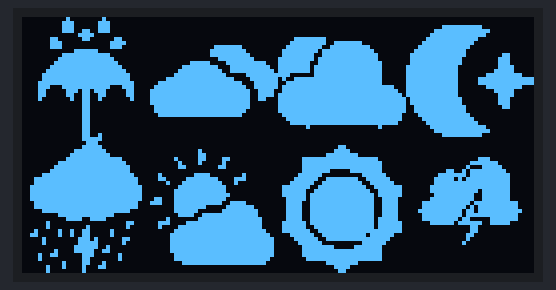
Simulated run of this sketch. Board: ESP8266 (NodeMCU). On the bench: 128×64 one-colour display.

Above: at 0.1 s.

The sketch:

U8g2WeatherPic.ino
```cpp
#include <Arduino.h>
#include <U8g2lib.h>

#ifdef U8X8_HAVE_HW_SPI
#include <SPI.h>
#endif
#ifdef U8X8_HAVE_HW_I2C
#include <Wire.h>
#endif

//U8G2_SSD1306_128X64_NONAME_1_SW_I2C u8g2(U8G2_R0, /* clock=*/ D2, /* data=*/ D1, /* reset=*/ U8X8_PIN_NONE);  //NodeOLED用這行，或部份NodeMCU系列的板子也用這行
U8G2_SSD1306_128X64_NONAME_1_SW_I2C u8g2(U8G2_R0, /* clock=*/ D2, /* data=*/ D1, /* reset=*/ U8X8_PIN_NONE);  //ESP8266板子搭配SSD1306用這行 SDA（data）/SCL（clock）
//U8G2_SSD1306_128X64_NONAME_1_HW_I2C u8g2(U8G2_R0, /* reset=*/ U8X8_PIN_NONE); //Arduino搭配SSD1306(0.96" OLED)用這行
//U8G2_SH1106_128X64_NONAME_1_HW_I2C u8g2(U8G2_R0, /* reset=*/ U8X8_PIN_NONE); //Arduino搭配SH1106(1.3" OLED)用這行
//U8G2_SSD1306_128X32_UNIVISION_1_HW_I2C u8g2(U8G2_R0, /* reset=*/ U8X8_PIN_NONE);
//Arduino搭配SSD1306(0.91" OLED)用這行

#define imgWidth  32
#define imgHeight 32  //這裡只用到32的高度

static const unsigned char PROGMEM logo_bmp1[] =                                 //下雨
{ 0X00,0X08,0X10,0X00,0X00,0X1C,0X38,0X00,0X00,0X1C,0X38,0X00,0X00,0X9C,0X39,0X00,
0X00,0XC0,0X03,0X00,0X80,0X81,0X81,0X01,0X80,0X03,0XC0,0X03,0X80,0X03,0XC0,0X01,
0X00,0XE0,0X07,0X00,0X00,0XFC,0X3F,0X00,0X00,0XFE,0X7F,0X00,0X00,0XFF,0XFF,0X00,
0X80,0XFF,0XFF,0X01,0XC0,0XFF,0XFF,0X03,0XE0,0XFF,0XFF,0X07,0XE0,0XFF,0XFF,0X07,
0XF0,0XFF,0XFF,0X0F,0X70,0XFC,0X3F,0X0E,0X30,0XB8,0X1D,0X0C,0X30,0X98,0X19,0X0C,
0X10,0X90,0X09,0X08,0X00,0X80,0X01,0X00,0X00,0X80,0X01,0X00,0X00,0X80,0X01,0X00,
0X00,0X80,0X01,0X00,0X00,0X80,0X01,0X00,0X00,0X80,0X01,0X00,0X00,0X80,0X01,0X00,
0X00,0X80,0X01,0X00,0X00,0X80,0X09,0X00,0X00,0X80,0X0F,0X00,0X00,0X00,0X07,0X00,
 };

static const unsigned char PROGMEM logo_bmp2[] =                                 //大雨
{ 0X00,0X80,0X0F,0X00,0X00,0XE0,0X1F,0X00,0X00,0XF0,0X3F,0X00,0X00,0XF8,0XFF,0X01,
0X00,0XFE,0XFF,0X03,0X00,0XFF,0XFF,0X07,0X80,0XFF,0XFF,0X07,0XE0,0XFF,0XFF,0X0F,
0XF8,0XFF,0XFF,0X1F,0XF8,0XFF,0XFF,0X1F,0XFC,0XFF,0XFF,0X3F,0XFC,0XFF,0XFF,0X3F,
0XFC,0XFF,0XFF,0X3F,0XFC,0XFF,0XFF,0X3F,0XF8,0XFF,0XFF,0X1F,0XF8,0XFF,0XFF,0X1F,
0XE0,0XFF,0XFF,0X07,0X00,0XFE,0X7F,0X00,0X00,0X78,0X1E,0X00,0X40,0X00,0X00,0X0C,
0X40,0X00,0X01,0X04,0X08,0X92,0X41,0X00,0X0C,0X92,0X41,0X00,0X20,0XC0,0X05,0X06,
0X20,0XC0,0X07,0X02,0X00,0XE0,0X27,0X00,0X00,0XE1,0X33,0X00,0X90,0X81,0X03,0X01,
0X10,0X80,0X01,0X01,0X00,0X84,0X11,0X00,0X40,0X84,0X18,0X00,0X40,0X80,0X00,0X00,
 };

static const unsigned char PROGMEM logo_bmp3[] =                                 //多雲
{ 0X00,0X00,0X00,0X00,0X00,0X00,0X00,0X00,0X00,0X00,0X00,0X00,0X00,0X00,0X00,0X00,
0X00,0X00,0X00,0X00,0X00,0X00,0X00,0X00,0X00,0X00,0X00,0X00,0X00,0X00,0X7F,0X00,
0X00,0X80,0XFF,0X00,0X00,0X80,0XFF,0X01,0X00,0X00,0XFE,0X03,0X00,0X7C,0XF8,0X1F,
0X00,0XFF,0XF1,0X3F,0X80,0XFF,0XF3,0X7F,0XC0,0XFF,0X07,0XFF,0XF0,0XFF,0X1F,0XFE,
0XFC,0XFF,0X7F,0XFC,0XFE,0XFF,0XFF,0XFC,0XFF,0XFF,0XFF,0X79,0XFF,0XFF,0XFF,0X79,
0XFF,0XFF,0XFF,0X19,0XFF,0XFF,0XFF,0X01,0XFE,0XFF,0XFF,0X01,0XFE,0XFF,0XFF,0X00,
0XFC,0XFF,0X7F,0X00,0X00,0X00,0X00,0X00,0X00,0X00,0X00,0X00,0X00,0X00,0X00,0X00,
0X00,0X00,0X00,0X00,0X00,0X00,0X00,0X00,0X00,0X00,0X00,0X00,0X00,0X00,0X00,0X00,
 };

static const unsigned char PROGMEM logo_bmp4[] =                                 //晴時多雲-白
{ 0X00,0X00,0X00,0X00,0X00,0X10,0X00,0X00,0X00,0X30,0X00,0X00,0X40,0X30,0X0C,0X00,
0X80,0X10,0X04,0X00,0X80,0X01,0X06,0X00,0X00,0X00,0X00,0X00,0X04,0X78,0X80,0X00,
0X0C,0XFE,0XE1,0X00,0X10,0XFF,0X23,0X00,0X80,0XFF,0X07,0X00,0XC0,0XFF,0X07,0X00,
0XC0,0XFF,0X0F,0X00,0XC6,0XFF,0X07,0X00,0XC7,0XFF,0XF3,0X00,0XC0,0X3F,0XF8,0X03,
0XC0,0X0F,0XFC,0X07,0X80,0XE7,0XFF,0X07,0X10,0XF0,0XFF,0X0F,0X1C,0XFE,0XFF,0X0F,
0X84,0XFF,0XFF,0X0F,0XC0,0XFF,0XFF,0X1F,0XE0,0XFF,0XFF,0X3F,0XE0,0XFF,0XFF,0X7F,
0XE0,0XFF,0XFF,0X7F,0XE0,0XFF,0XFF,0X7F,0XE0,0XFF,0XFF,0X7F,0XC0,0XFF,0XFF,0X7F,
0XC0,0XFF,0XFF,0X3F,0X00,0XFF,0XFF,0X1F,0X00,0X00,0X00,0X00,0X00,0X00,0X00,0X00,
 };

static const unsigned char PROGMEM logo_bmp5[] =                                 //晴時多雲-黑
{ 0X00,0X00,0X00,0X00,0X00,0X00,0X00,0X00,0X00,0X00,0X00,0X00,0X00,0X00,0X00,0X00,
0X00,0X00,0X00,0X00,0XF0,0X0F,0X00,0X00,0XF8,0XCF,0X1F,0X00,0XFC,0XE7,0X7F,0X00,
0XFE,0XFB,0XFF,0X00,0XFE,0XF9,0XFF,0X01,0XFF,0XFD,0XFF,0X01,0XFF,0XFC,0XFF,0X03,
0XFF,0XFE,0XFF,0X03,0XFF,0XFE,0XFF,0X03,0X07,0XFE,0XFF,0X03,0XF2,0XFF,0XFF,0X03,
0XFC,0XFF,0XFF,0X03,0XFE,0XFF,0XFF,0X1F,0XFE,0XFF,0XFF,0X3F,0XFF,0XFF,0XFF,0X7F,
0XFF,0XFF,0XFF,0XFF,0XFF,0XFF,0XFF,0XFF,0XFF,0XFF,0XFF,0XFF,0XFF,0XFF,0XFF,0XFF,
0XFE,0XFF,0XFF,0X7F,0XFC,0XFF,0XFF,0X7F,0XF8,0XFF,0XFF,0X3F,0X80,0X00,0X00,0X02,
0X00,0X00,0X00,0X00,0X00,0X00,0X00,0X00,0X00,0X00,0X00,0X00,0X00,0X00,0X00,0X00,
 };

static const unsigned char PROGMEM logo_bmp6[] =                                 //晴朗-白
{ 0X00,0X80,0X01,0X00,0X00,0XC0,0X03,0X00,0X00,0XF0,0X0F,0X00,0XC0,0XFF,0XFF,0X01,
0XC0,0XFF,0XFF,0X03,0XC0,0XFF,0XFF,0X03,0XC0,0X1F,0XFC,0X03,0XE0,0X07,0XE0,0X07,
0XF0,0XF3,0XCF,0X0F,0XF8,0XF9,0X9F,0X1F,0XFE,0XFC,0X3F,0X7F,0X7E,0XFE,0X7F,0X7E,
0X7E,0XFF,0XFF,0X7E,0X7C,0XFF,0XFF,0X3C,0X3C,0XFF,0XFF,0X3C,0X3C,0XFF,0XFF,0X3C,
0X3C,0XFF,0XFF,0X3C,0X3C,0XFF,0XFF,0X3C,0X3C,0XFF,0XFF,0X3E,0X7E,0XFF,0XFF,0X7E,
0X7E,0XFE,0XFF,0X7E,0XFE,0XFC,0XFF,0X7F,0XF8,0XF9,0XBF,0X1F,0XF0,0XF3,0XFF,0X0F,
0XE0,0X07,0XE0,0X07,0XC0,0X3F,0XF8,0X03,0XC0,0XFF,0XFF,0X03,0XC0,0XFF,0XFF,0X03,
0X80,0XFF,0XFF,0X03,0X00,0XF0,0X0F,0X00,0X00,0XC0,0X03,0X00,0X00,0X80,0X01,0X00,
 };

static const unsigned char PROGMEM logo_bmp7[] =                                 //晴朗-黑
{ 0X00,0X00,0X00,0X00,0X00,0X00,0X00,0X00,0X00,0XFE,0X07,0X00,0X80,0XFF,0X1F,0X00,
0XC0,0XFF,0X0F,0X00,0XE0,0XFF,0X03,0X00,0XF0,0XFF,0X01,0X00,0XF8,0XFF,0X00,0X00,
0XFC,0X7F,0X00,0X00,0XFE,0X7F,0X00,0X03,0XFE,0X3F,0X80,0X03,0XFE,0X3F,0X80,0X03,
0XFF,0X1F,0X80,0X07,0XFF,0X1F,0XC0,0X07,0XFF,0X1F,0XF0,0X1F,0XFF,0X1F,0XFC,0XFF,
0XFF,0X1F,0XFC,0XFF,0XFF,0X1F,0XF0,0X1F,0XFF,0X1F,0XC0,0X07,0XFF,0X1F,0X80,0X07,
0XFE,0X3F,0X80,0X03,0XFE,0X3F,0X80,0X03,0XFC,0X7F,0X00,0X03,0XFC,0X7F,0X00,0X00,
0XF8,0XFF,0X00,0X00,0XF0,0XFF,0X01,0X00,0XE0,0XFF,0X03,0X00,0XC0,0XFF,0X0F,0X00,
0X80,0XFF,0X1F,0X00,0X00,0XFE,0X07,0X00,0X00,0X00,0X00,0X00,0X00,0X00,0X00,0X00,
 };

static const unsigned char PROGMEM logo_bmp8[] =                                 //雷雨
{ 0X00,0X00,0X00,0X00,0X00,0X00,0X00,0X00,0X00,0X00,0X00,0X00,0X00,0X00,0X1C,0X00,
0X00,0X00,0X7F,0X00,0X00,0X80,0XF8,0X00,0X00,0X4C,0XFF,0X01,0X00,0X7F,0XFF,0X03,
0X80,0XAF,0XFF,0X03,0X80,0XFF,0XFF,0X03,0XC0,0XFF,0XFF,0X03,0XC0,0XFF,0XFB,0X03,
0X80,0XFF,0XF9,0X03,0XC0,0XFF,0XF9,0X03,0XF0,0XFF,0XFE,0X0F,0XF0,0X7F,0XFD,0X0F,
0XF8,0XBF,0XFD,0X1F,0XF0,0XBF,0XFF,0X0F,0XF0,0XDF,0XE0,0X0F,0XC0,0XEF,0XE7,0X03,
0X00,0X00,0X03,0X00,0X00,0X00,0X03,0X00,0X00,0X80,0X01,0X00,0X00,0X80,0X00,0X00,
0X00,0X40,0X00,0X00,0X00,0X00,0X00,0X00,0X00,0X00,0X00,0X00,0X00,0X00,0X00,0X00,
0X00,0X00,0X00,0X00,0X00,0X00,0X00,0X00,0X00,0X00,0X00,0X00,0X00,0X00,0X00,0X00,
 };

void setup(void) {
  u8g2.begin();
}

void loop(void) {
  u8g2.firstPage();
  do {
    u8g2.drawXBMP(0,0, imgWidth, imgHeight, logo_bmp1);  //繪圖
    u8g2.drawXBMP(0,32, imgWidth, imgHeight, logo_bmp2);  //繪圖
    u8g2.drawXBMP(32,0, imgWidth, imgHeight, logo_bmp3);  //繪圖
    u8g2.drawXBMP(32,32, imgWidth, imgHeight, logo_bmp4);  //繪圖
    u8g2.drawXBMP(64,0, imgWidth, imgHeight, logo_bmp5);  //繪圖
    u8g2.drawXBMP(64,32, imgWidth, imgHeight, logo_bmp6);  //繪圖
    u8g2.drawXBMP(96,0, imgWidth, imgHeight, logo_bmp7);  //繪圖
    u8g2.drawXBMP(96,32, imgWidth, imgHeight, logo_bmp8);  //繪圖
  } while ( u8g2.nextPage() );
}
```
